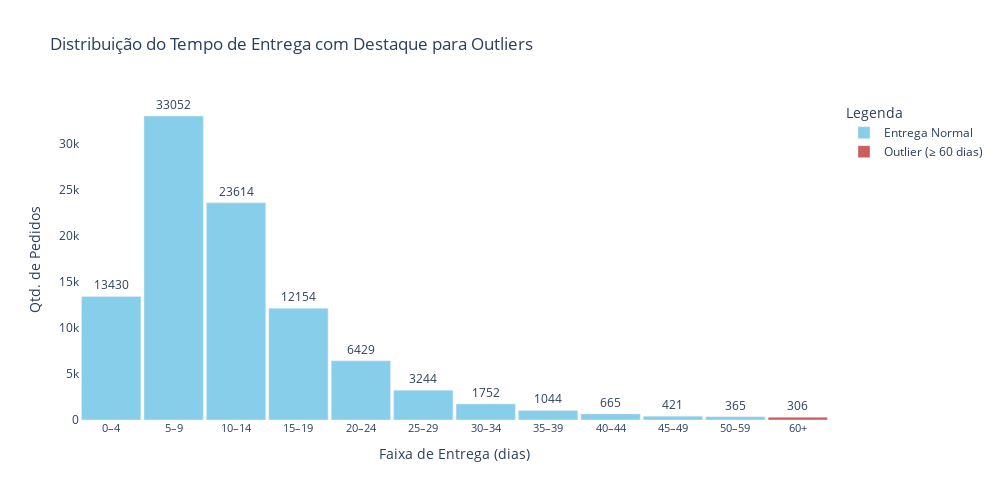

Source (notebook cell):
### Code cell
# Cópia dos dados válidos
df_plot = orders_valid.copy()

# Bins e labels iguais ao gráfico via SQL
bins = [0, 5, 10, 15, 20, 25, 30, 35, 40, 45, 50, 60, float('inf')]
labels = [
    '0–4', '5–9', '10–14', '15–19', '20–24', '25–29',
    '30–34', '35–39', '40–44', '45–49', '50–59', '60+'
]

# Criar faixa de entrega com bins definidos
df_plot['faixa_entrega'] = pd.cut(
    df_plot['delivery_time_days'],
    bins=bins,
    labels=labels,
    right=False
)

# Agrupar para contar os pedidos por faixa
faixa_counts = df_plot['faixa_entrega'].value_counts().sort_index().reset_index()
faixa_counts.columns = ['faixa_entrega', 'quantidade_pedidos']

# Definir quais faixas são outliers (≥ 60 dias)
faixa_counts['is_outlier'] = faixa_counts['faixa_entrega'] == '60+'
faixa_counts['tipo_entrega'] = faixa_counts['is_outlier'].map({
    True: 'Outlier (≥ 60 dias)',
    False: 'Entrega Normal'
})

# Criar gráfico interativo
fig = px.bar(
    faixa_counts,
    x='faixa_entrega',
    y='quantidade_pedidos',
    color='tipo_entrega',
    color_discrete_map={
        'Entrega Normal': 'skyblue',
        'Outlier (≥ 60 dias)': 'indianred'
    },
    text='quantidade_pedidos',
    labels={
        'faixa_entrega': 'Faixa de Entrega (dias)',
        'quantidade_pedidos': 'Quantidade de pedidos',
        'tipo_entrega': 'Tipo de Entrega'
    },
    title='Distribuição do Tempo de Entrega com Destaque para Outliers'
)

# Ajustes visuais
fig.update_traces(textposition='outside')
fig.update_layout(
    showlegend=True,
    legend_title_text='Legenda',
    xaxis_title='Faixa de Entrega (dias)',
    yaxis_title='Qtd. de Pedidos',
    plot_bgcolor='white',
    bargap=0.05,
    width=1000,
    height=500,
    xaxis=dict(
        tickangle=0,
        tickfont=dict(size=11)
    )
)

fig.show()

### Figure 1 — Plotly figure (JSON) as saved in the notebook; plotly's stock layout.template omitted (floating-point values rounded to 4 significant figures)
{"data": [{"alignmentgroup": "True", "hovertemplate": "Tipo de Entrega=Entrega Normal<br>Faixa de Entrega (dias)=%{x}<br>Quantidade de pedidos=%{text}<extra></extra>", "legendgroup": "Entrega Normal", "marker": {"color": "skyblue", "pattern": {"shape": ""}}, "name": "Entrega Normal", "offsetgroup": "Entrega Normal", "orientation": "v", "showlegend": true, "text": [13430, 33052, 23614, 12154, 6429, 3244, 1752, 1044, 665, 421, 365], "textposition": "outside", "type": "bar", "x": ["0–4", "5–9", "10–14", "15–19", "20–24", "25–29", "30–34", "35–39", "40–44", "45–49", "50–59"], "xaxis": "x", "y": [13430, 33052, 23614, 12154, 6429, 3244, 1752, 1044, 665, 421, 365], "yaxis": "y"}, {"alignmentgroup": "True", "hovertemplate": "Tipo de Entrega=Outlier (≥ 60 dias)<br>Faixa de Entrega (dias)=%{x}<br>Quantidade de pedidos=%{text}<extra></extra>", "legendgroup": "Outlier (≥ 60 dias)", "marker": {"color": "indianred", "pattern": {"shape": ""}}, "name": "Outlier (≥ 60 dias)", "offsetgroup": "Outlier (≥ 60 dias)", "orientation": "v", "showlegend": true, "text": [306], "textposition": "outside", "type": "bar", "x": ["60+"], "xaxis": "x", "y": [306], "yaxis": "y"}], "layout": {"bargap": 0.05, "barmode": "relative", "height": 500, "legend": {"title": {"text": "Legenda"}, "tracegroupgap": 0}, "plot_bgcolor": "white", "showlegend": true, "title": {"text": "Distribuição do Tempo de Entrega com Destaque para Outliers"}, "width": 1000, "xaxis": {"anchor": "y", "autorange": true, "domain": [0, 1], "range": [-0.5, 11.5], "tickangle": 0, "tickfont": {"size": 11}, "title": {"text": "Faixa de Entrega (dias)"}, "type": "category"}, "yaxis": {"anchor": "x", "autorange": true, "domain": [0, 1], "range": [0, 34790.0], "title": {"text": "Qtd. de Pedidos"}, "type": "linear"}}}
